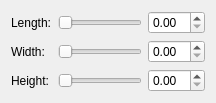
              <widget class="QWidget" name="pageCuboid">
               <layout class="QFormLayout" name="formLayout">
                <item row="0" column="1">
                 <layout class="QHBoxLayout" name="horizontalLayout">
                  <item>
                   <widget class="QSlider" name="sliderCLength">
                    <property name="orientation">
                     <enum>Qt::Horizontal</enum>
                    </property>
                   </widget>
                  </item>
                  <item>
                   <widget class="QDoubleSpinBox" name="spinBoxCLength">
                    <property name="singleStep">
                     <double>0.100000000000000</double>
                    </property>
                   </widget>
                  </item>
                 </layout>
                </item>
                <item row="1" column="0">
                 <widget class="QLabel" name="labelWidth">
                  <property name="text">
                   <string>Width:</string>
                  </property>
                 </widget>
                </item>
                <item row="1" column="1">
                 <layout class="QHBoxLayout" name="horizontalLayout_2">
                  <item>
                   <widget class="QSlider" name="sliderCWidth">
                    <property name="orientation">
                     <enum>Qt::Horizontal</enum>
                    </property>
                   </widget>
                  </item>
                  <item>
                   <widget class="QDoubleSpinBox" name="spinBoxCWidth"/>
                  </item>
                 </layout>
                </item>
                <item row="2" column="0">
                 <widget class="QLabel" name="labelHeight">
                  <property name="text">
                   <string>Height:</string>
                  </property>
                 </widget>
                </item>
                <item row="2" column="1">
                 <layout class="QHBoxLayout" name="horizontalLayout_3">
                  <item>
                   <widget class="QSlider" name="sliderCHeight">
                    <property name="orientation">
                     <enum>Qt::Horizontal</enum>
                    </property>
                   </widget>
                  </item>
                  <item>
                   <widget class="QDoubleSpinBox" name="spinBoxCHeight"/>
                  </item>
                 </layout>
                </item>
                <item row="0" column="0">
                 <widget class="QLabel" name="labelLength">
                  <property name="text">
                   <string>Length:</string>
                  </property>
                 </widget>
                </item>
               </layout>
              </widget>
